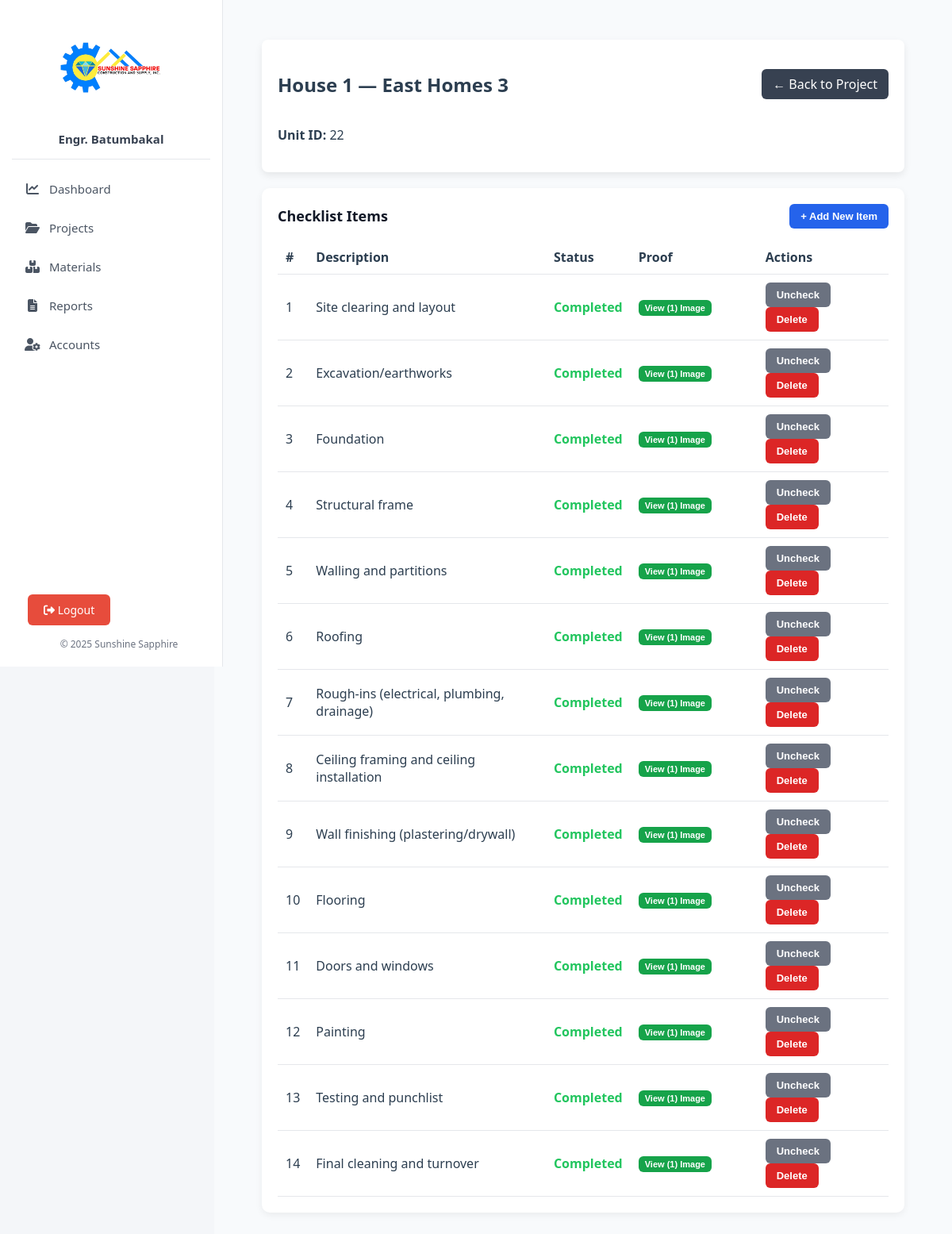
Screenshot of /checklist/view_checklist.php?unit_id=22&project_id=11 (signed in) with the database file from the repository.
### tables this page shows
CREATE TABLE `project_units` (
  `id` int(11) NOT NULL AUTO_INCREMENT,
  `project_id` int(11) NOT NULL,
  `name` varchar(100) NOT NULL,
  `description` text DEFAULT NULL,
  `progress` int(11) DEFAULT 0,
  `created_at` datetime DEFAULT current_timestamp(),
  PRIMARY KEY (`id`),
  KEY `project_id` (`project_id`),
  CONSTRAINT `project_units_ibfk_1` FOREIGN KEY (`project_id`) REFERENCES `projects` (`id`) ON DELETE CASCADE
);

CREATE TABLE `projects` (
  `id` int(11) NOT NULL AUTO_INCREMENT,
  `name` varchar(255) NOT NULL,
  `location` varchar(255) DEFAULT NULL,
  `units` int(11) NOT NULL DEFAULT 0,
  `progress` int(11) DEFAULT 0,
  `status` enum('Ongoing','Completed','Pending') NOT NULL DEFAULT 'Pending',
  `is_deleted` tinyint(1) DEFAULT 0,
  `deleted_at` datetime DEFAULT NULL,
  `created_at` timestamp NOT NULL DEFAULT current_timestamp(),
  `folder_path` varchar(255) DEFAULT NULL,
  PRIMARY KEY (`id`)
);

CREATE TABLE `project_checklists` (
  `id` int(11) NOT NULL AUTO_INCREMENT,
  `project_id` int(11) NOT NULL,
  `item_description` varchar(500) DEFAULT NULL,
  `is_completed` tinyint(1) DEFAULT 0,
  `completed_by_user_id` int(11) DEFAULT NULL,
  `completed_at` datetime DEFAULT NULL,
  `created_at` timestamp NOT NULL DEFAULT current_timestamp(),
  `unit_id` int(11) DEFAULT NULL,
  `proof_image_path` varchar(255) DEFAULT NULL,
  PRIMARY KEY (`id`),
  UNIQUE KEY `unique_checklist_item` (`project_id`,`unit_id`,`item_description`),
  KEY `completed_by_user_id` (`completed_by_user_id`),
  KEY `unit_id` (`unit_id`),
  CONSTRAINT `project_checklists_ibfk_1` FOREIGN KEY (`project_id`) REFERENCES `projects` (`id`) ON DELETE CASCADE,
  CONSTRAINT `project_checklists_ibfk_2` FOREIGN KEY (`completed_by_user_id`) REFERENCES `users` (`id`) ON DELETE SET NULL,
  CONSTRAINT `project_checklists_ibfk_3` FOREIGN KEY (`unit_id`) REFERENCES `project_units` (`id`) ON DELETE CASCADE
);

### checklist/view_checklist.php (the view, shortened to what this page needs)
<?php
require_once __DIR__ . '/../includes/db.php';
$project_id = (int)$_GET['project_id'];
$unit_id = (int)$_GET['unit_id'];
$project = $conn->query("SELECT name FROM projects WHERE id = $project_id")->fetch_assoc();
$unit = $conn->query("SELECT name FROM project_units WHERE id = $unit_id")->fetch_assoc();
include '../includes/header.php';
?>
<div class="main-content-wrapper">
  <div class="project-header-card">
    <div class="header-row">
      <h2><?= htmlspecialchars($unit['name']); ?> — <?= htmlspecialchars($project['name']); ?></h2>
      <a href="../modules/view_project.php?id=<?= $project_id; ?>" class="btn-back">← Back to Project</a>
    </div>
    <p><strong>Unit ID:</strong> <?= $unit_id; ?></p>
  </div>
  <div class="checklist-container">
    <div class="checklist-header">
      <h3>Checklist Items</h3>
      <button class="btn btn-primary" onclick="toggleAddOverlay(true)">+ Add New Item</button>
    </div>
    <div id="checklistTableContainer">
      <?php
      $checklists = $conn->query("
        SELECT pc.*,
               (SELECT COUNT(*) FROM checklist_images ci WHERE ci.checklist_id = pc.id) as image_count
        FROM project_checklists pc
        WHERE pc.project_id = $project_id AND pc.unit_id = $unit_id
        ORDER BY pc.id ASC
      ");
      if ($checklists->num_rows > 0): ?>
        <div class="checklist-table">
          <table>
            <thead>
              <tr>
                <th>#</th>
                <th>Description</th>
                <th>Status</th>
                <th>Proof</th>
                <th>Actions</th>
              </tr>
            </thead>
            <tbody>
              <?php $i = 1; while($item = $checklists->fetch_assoc()):
                $image_count = (int)$item['image_count'];
              ?>
                <tr>
                  <td><?= $i++; ?></td>
                  <td><?= htmlspecialchars($item['item_description']); ?></td>
                  <td>
                    <?php if ($item['is_completed']): ?>
                      <span class="status completed">Completed</span>
                    <?php else: ?>
                      <span class="status pending">Pending</span>
                    <?php endif; ?>
                  </td>
                  <td style="width:140px;">
                    <?php if ($image_count > 0): ?>
                       <button class="btn-primary action-btn btn-sm view-images-btn"
                               data-id="<?= $item['id']; ?>"
                               data-item-desc="<?= htmlspecialchars($item['item_description']); ?>"
                               style="background:#16a34a !important;">View (<?= $image_count ?>) Image<?= $image_count > 1 ? 's' : '' ?></button>
                    <?php else: ?>
                       <button class="btn-primary action-btn btn-sm insert-image-btn"
                               data-id="<?= $item['id']; ?>"
                               data-item-desc="<?= htmlspecialchars($item['item_description']); ?>">Insert Image</button>
                    <?php endif; ?>
                  </td>
                  <td>
                    <?php if ($item['is_completed']): ?>
                      <button class="btn-cancel action-btn" data-action="uncheck" data-id="<?= $item['id']; ?>">Uncheck</button>
                    <?php else: ?>
                      <button class="btn-primary action-btn" data-action="check" data-id="<?= $item['id']; ?>">Mark Complete</button>
                    <?php endif; ?>
                    <button class="btn-delete delete-btn" data-id="<?= $item['id']; ?>">Delete</button>
                  </td>
                </tr>
              <?php endwhile; ?>
            </tbody>
          </table>
        </div>
      <?php else: ?>
        <p style="color:#888;">No checklist items yet for this unit.</p>
      <?php endif; ?>
    </div>
  </div>
</div>
<?php require_once __DIR__ . '/../includes/footer.php'; ?>

### includes/header.php (style rules this page uses)
body { margin: 0; font-family: "Segoe UI", sans-serif; background-color: #f4f6f9; color: #2c3e50; }

### checklist/view_checklist.php (style rules this page uses)
.main-content-wrapper { padding:20px; }
.project-header-card { background:#fff;padding:20px;border-radius:8px;margin-bottom:20px;box-shadow:0 4px 10px rgba(0,0,0,0.08); }
.header-row { display:flex;justify-content:space-between;align-items:center; }
.btn-back { background:#374151;color:#fff;text-decoration:none;padding:8px 14px;border-radius:6px; }
.checklist-container { background: #fff; border-radius: 10px; box-shadow: 0 3px 10px rgba(0,0,0,0.06); padding: 20px; margin-top: 15px; }
.checklist-header { display: flex; justify-content: space-between; align-items: center; margin-bottom: 15px; }
.checklist-header h3 { margin: 0; font-size: 18px; font-weight: 700; color: #111827; }
table { width:100%;border-collapse:collapse;margin-top:10px; }
th,td { padding:10px;border-bottom:1px solid #e5e7eb;text-align:left; }
.status.completed { color:#22c55e;font-weight:600; }
.btn, .btn-primary, .btn-cancel, .btn-delete { border: none; outline: none; box-shadow: none; cursor: pointer; font-weight: 600; border-radius: 6px; transition: background 0.2s ease, transform 0.1s ease; font-size: 13px; padding: 8px 14px; }
.btn-primary { background: #2563eb; color: #fff; }
.btn-cancel { background: #6b7280; color: #fff; }
.btn-delete { background: #dc2626; color: #fff; }
td button { margin-right: 5px; padding: 6px 10px; white-space: nowrap; }
.btn-sm { font-size: 11px !important; padding: 4px 8px !important; }

### rows the page displays
project_units: name "House 1"
projects: name "East Homes 3"
project_checklists: item_description "Site clearing and layout", is_completed "Completed", image_count "1"
project_checklists: item_description "Excavation/earthworks", is_completed "Completed", image_count "1"
project_checklists: item_description "Foundation", is_completed "Completed", image_count "1"
project_checklists: item_description "Structural frame", is_completed "Completed", image_count "1"
project_checklists: item_description "Walling and partitions", is_completed "Completed", image_count "1"
project_checklists: item_description "Roofing", is_completed "Completed", image_count "1"
project_checklists: item_description "Rough-ins (electrical, plumbing, drainage)", is_completed "Completed", image_count "1"
project_checklists: item_description "Ceiling framing and ceiling installation", is_completed "Completed", image_count "1"
project_checklists: item_description "Wall finishing (plastering/drywall)", is_completed "Completed", image_count "1"
project_checklists: item_description "Flooring", is_completed "Completed", image_count "1"
project_checklists: item_description "Doors and windows", is_completed "Completed", image_count "1"
project_checklists: item_description "Painting", is_completed "Completed", image_count "1"
project_checklists: item_description "Testing and punchlist", is_completed "Completed", image_count "1"
project_checklists: item_description "Final cleaning and turnover", is_completed "Completed", image_count "1"

### other values shown
$_SESSION['display_name'] "Engr. Batumbakal"
$unit_id "22"
